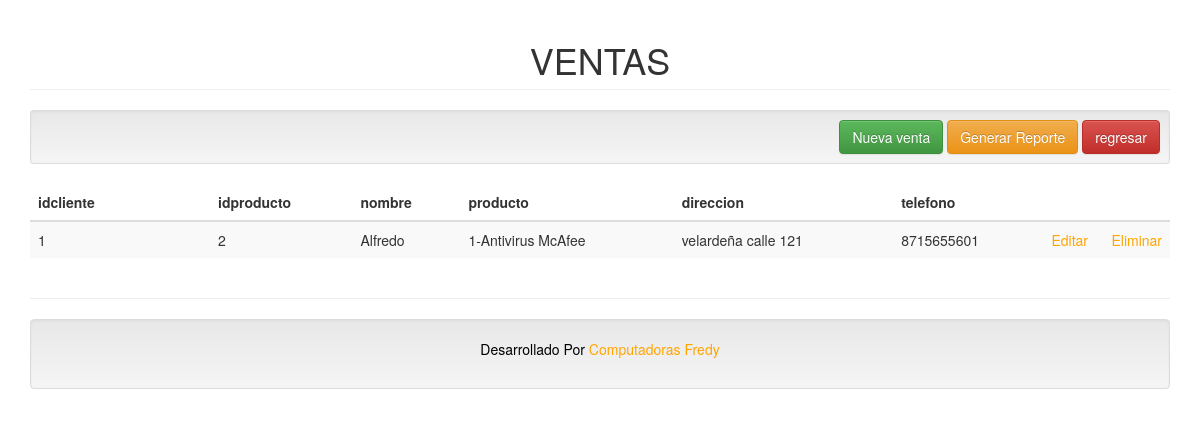
Page /ventas.php on the committed database.
### tables this page shows
CREATE TABLE `ventas` (
  `id` int(11) NOT NULL,
  `idcliente` int(11) NOT NULL,
  `idproducto` int(11) NOT NULL,
  `nombre` varchar(50) NOT NULL,
  `producto` varchar(50) NOT NULL,
  `direccion` varchar(100) NOT NULL,
  `telefono` varchar(15) NOT NULL
);

### VentasController/alumno.controller.php (called while the page is built, shortened)
<?php
require_once 'model/vents.php';
class AlumnoController{
    public function __CONSTRUCT(){
        $this->model = new product();
    }
    public function Index(){
        require_once 'view/header.php';
        require_once 'view/cruds/ventass.php';
        require_once 'view/footer.php';
    }
}

### model/database.php (called while the page is built)
<?php
class Database
{
    public static function StartUp()
    {
        $pdo = new PDO('mysql:host=localhost;dbname=compusfredyy;charset=utf8', 'root', '');
        $pdo->setAttribute(PDO::ATTR_ERRMODE, PDO::ERRMODE_EXCEPTION);
        return $pdo;
    }
}

### model/vents.php (called while the page is built, shortened)
<?php
class product
{
	private $pdo;
	public function __CONSTRUCT()
	{
		try
		{
			$this->pdo = Database::StartUp();
		}
		catch(Exception $e)
		{
			die($e->getMessage());
		}
	}
	public function Listar()
	{
		try
		{
			$stm = $this->pdo->prepare("SELECT * FROM ventas");
			$stm->execute();
			return $stm->fetchAll(PDO::FETCH_OBJ);
		}
		catch(Exception $e)
		{
			die($e->getMessage());
		}
	}
}

### view/cruds/ventass.php (the view, shortened to what this page needs)
<h1 class="page-header">VENTAS</h1>
<div class="well well-sm text-right">
    <a class="btn btn-success" href="?c=Alumno&a=Crud">Nueva venta</a>
    <a class="btn btn-warning" href="reportventas.php">Generar Reporte</a>
    <a class="btn btn-danger" href="administrador.php">regresar</a>
</div>
<table class="table table-striped">
    <thead>
        <tr>
            <th style="width:180px;">idcliente</th>
            <th>idproducto</th>
            <th>nombre</th>
            <th>producto</th>
            <th>direccion</th>
            <th>telefono</th>
            <th style="width:60px;"></th>
            <th style="width:60px;"></th>
        </tr>
    </thead>
    <tbody>
    <?php foreach($this->model->Listar() as $r): ?>
        <tr>
             <td><?php echo $r->idcliente; ?></td>
             <td><?php echo $r->idproducto; ?></td>
            <td><?php echo $r->nombre; ?></td>
            <td><?php echo $r->producto;?></td>
             <td><?php echo $r->direccion;?></td>
              <td><?php echo $r->telefono;?></td>
            <td>
                <a href="?c=Alumno&a=Crud&id=<?php echo $r->id; ?>">Editar</a>
            </td>
            <td>
                <a onclick="javascript:return confirm('¿Seguro de eliminar este registro?');" href="?c=Alumno&a=Eliminar&id=<?php echo $r->id; ?>">Eliminar</a>
            </td>
        </tr>
    <?php endforeach; ?>
    </tbody>
</table>

### view/cruds/ventass.php (style rules this page uses)
h1 { text-align: center; }

### view/footer.php (style rules this page uses)
a { color: orange; }

### rows in the picture
ventas: idcliente "1", idproducto "2", nombre "Alfredo", producto "1-Antivirus McAfee", direccion "velardeña calle 121", telefono "8715655601"
